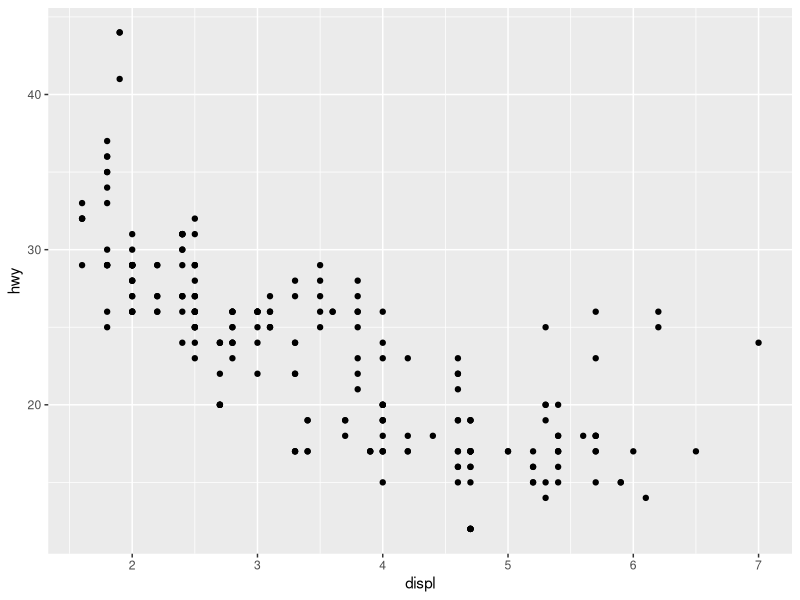
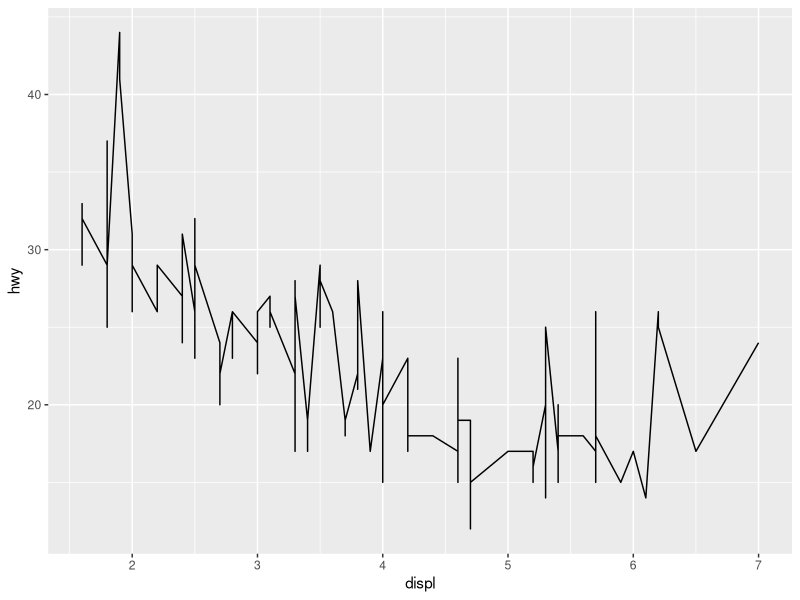
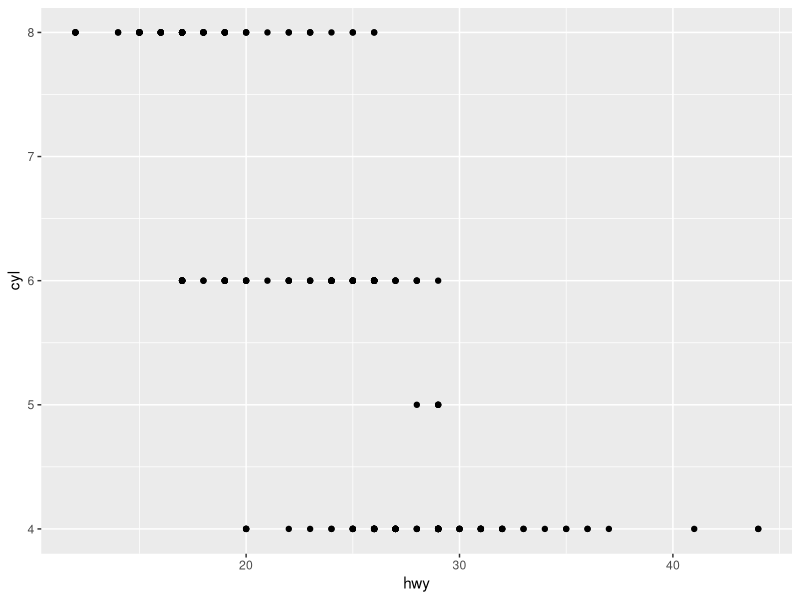
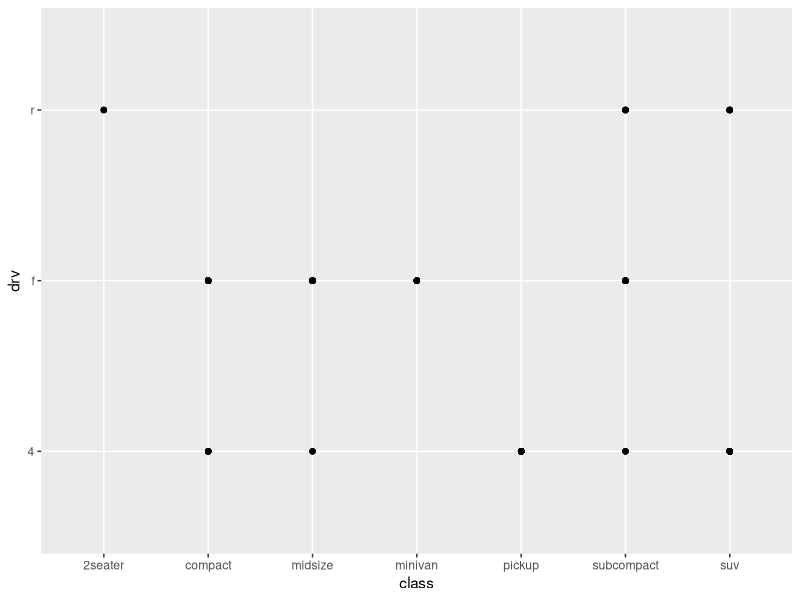
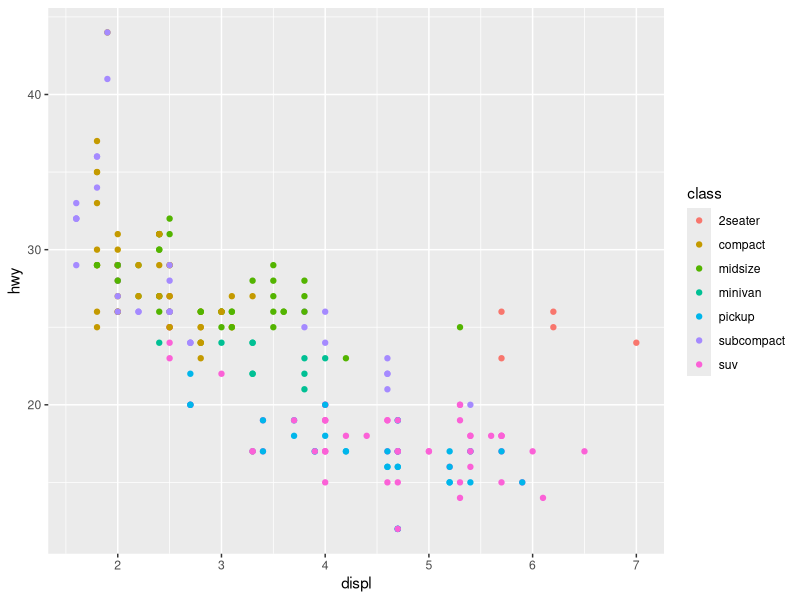
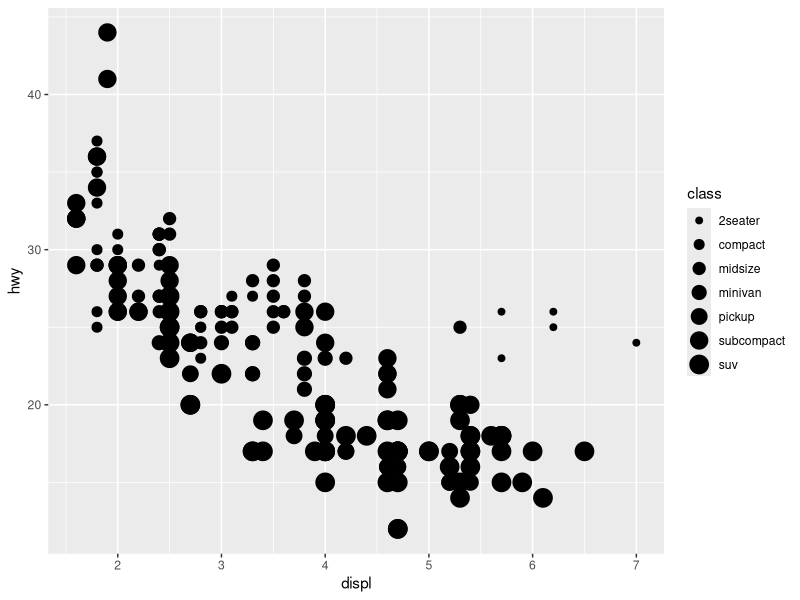
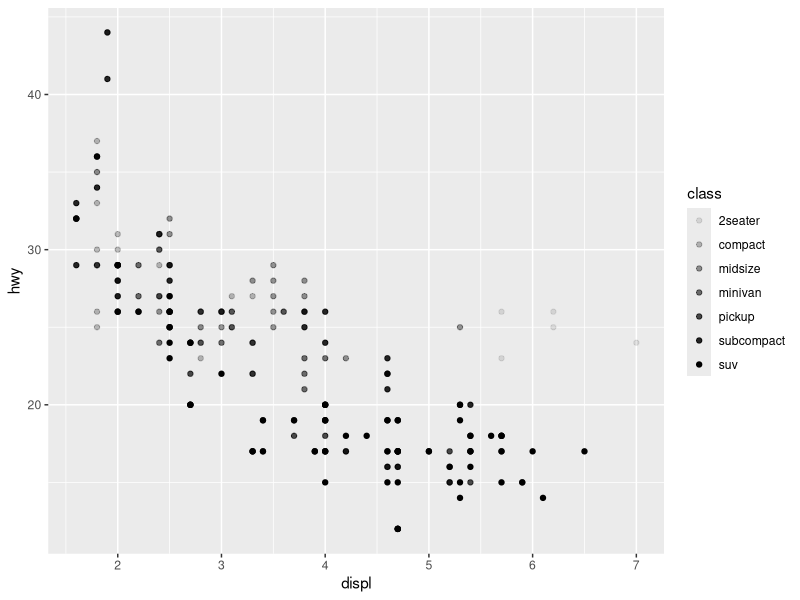
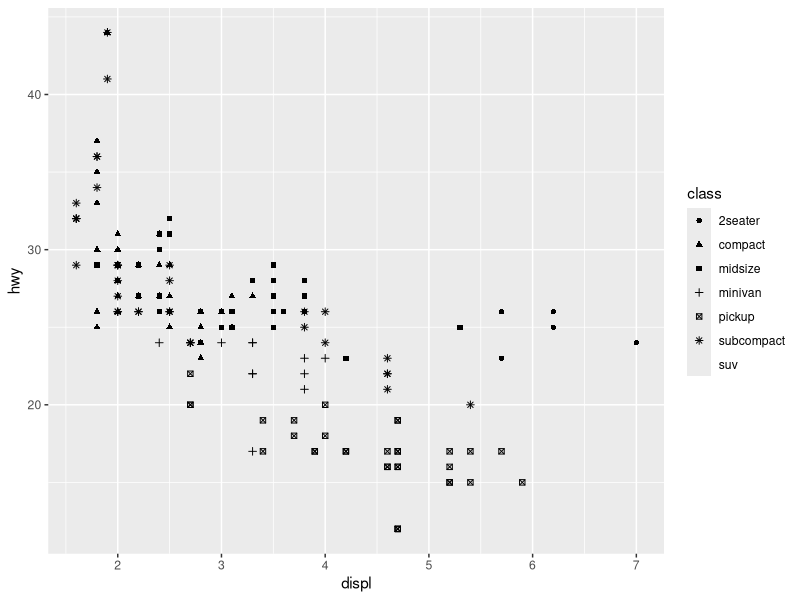

Write R code to recreate these figures, in order. (Note: this script raises an error after producing the figures.)
## ---- chunk 1
knitr::opts_chunk$set(echo = TRUE)
## ---- chunk 2
library(tidyverse)
mpg
#> # A tibble: 234 x 11
#>   manufacturer model displ  year   cyl trans  drv     cty   hwy fl    class
#>   <chr>        <chr> <dbl> <int> <int> <chr>  <chr> <int> <int> <chr> <chr>
#> 1 audi         a4      1.8  1999     4 auto(. f        18    29 p     comp.
#> 2 audi         a4      1.8  1999     4 manua. f        21    29 p     comp.
#> 3 audi         a4      2    2008     4 manua. f        20    31 p     comp.
#> 4 audi         a4      2    2008     4 auto(. f        21    30 p     comp.
#> 5 audi         a4      2.8  1999     6 auto(. f        16    26 p     comp.
#> 6 audi         a4      2.8  1999     6 manua. f        18    26 p     comp.
#> # . with 228 more rows
## ---- chunk 3
ggplot(data = mpg) + 
  geom_point(mapping = aes(x = displ, y = hwy))
ggplot(data = mpg) + 
  geom_line(mapping = aes(x = displ, y = hwy))
#Universal formula: ggplot(data = <DATA>) + <GEOM_FUNCTION>(mapping = aes(<MAPPINGS>))
ggplot(data = mpg)+geom_point(mapping=aes(x=hwy,y=cyl))
ggplot(data = mpg)+geom_point(mapping=aes(x=class,y=drv))

## ---- chunk 4
ggplot(data = mpg) + 
  geom_point(mapping = aes(x = displ, y = hwy, color = class))
ggplot(data = mpg) + 
  geom_point(mapping = aes(x = displ, y = hwy, size = class))
#> Warning: Using size for a discrete variable is not advised.
# Left
ggplot(data = mpg) + 
  geom_point(mapping = aes(x = displ, y = hwy, alpha = class))
# Right
ggplot(data = mpg) + 
  geom_point(mapping = aes(x = displ, y = hwy, shape = class))
## ---- chunk 5
ggplot(data = mpg) + 
  geom_point(mapping = aes(x = displ, y = hwy), color = "blue")
ggplot(data = mpg) + 
  geom_point(mapping = aes(x = displ, y = hwy,color = "green"))
ggplot(data = mpg) + 
  geom_point(mapping = aes(x = displ, y = hwy, color = displ<5))
ggplot(data = mpg) + 
  geom_point(mapping = aes(x = displ, y = hwy, color = cty))
## ---- chunk 6
ggplot(data = mpg) + 
  geom_point(mapping = aes(x = displ, y = hwy)) + 
  facet_wrap(~ class, nrow = 3)
ggplot(data = mpg) + 
  geom_point(mapping = aes(x = displ, y = hwy)) + 
  facet_grid(drv ~ cyl)
ggplot(data = mpg) + 
  geom_point(mapping = aes(x = displ, y = hwy)) + 
  facet_grid(. ~ cyl)

ggplot(data = mpg) + 
  geom_point(mapping = aes(x = displ, y = hwy)) + 
  facet_wrap(~ cty, nrow = 3)

ggplot(data = mpg) + 
  geom_point(mapping = aes(x = drv, y = cyl)) +
  facet_grid(drv ~ cyl)
ggplot(data = mpg) + 
  geom_point(mapping = aes(x = displ, y = hwy)) +
  facet_grid(cyl~drv)
ggplot(data = mpg) + 
  geom_point(mapping = aes(x = displ, y = hwy)) +
  facet_grid(drv~ cyl)
ggplot(data = mpg) + 
  geom_point(mapping = aes(x = displ, y = hwy)) + 
  facet_wrap(~ class, nrow = 2)
## ---- chunk 7
# left
ggplot(data = mpg) + 
  geom_point(mapping = aes(x = displ, y = hwy))
# right
ggplot(data = mpg) + 
  geom_point(mapping = aes(x = displ, y = hwy,color=drv))+
  geom_smooth(mapping = aes(x = displ, y = hwy, linetype = drv,color=drv))
ggplot(data = mpg) + 
  geom_smooth(mapping = aes(x = displ, y = hwy, linetype = drv))


ggplot(data = mpg) +
  geom_smooth(mapping = aes(x = displ, y = hwy))

ggplot(data = mpg) +
  geom_smooth(mapping = aes(x = displ, y = hwy, group = drv))

ggplot(data = mpg) +
  geom_smooth(
    mapping = aes(x = displ, y = hwy, color = drv),
    show.legend = FALSE
  )

ggplot(data = mpg) + 
  geom_point(mapping = aes(x = displ, y = hwy)) +
  geom_smooth(mapping = aes(x = displ, y = hwy))

ggplot(data = mpg, mapping = aes(x = displ, y = hwy)) + 
  geom_point(mapping = aes(color = class)) + 
  geom_smooth()

ggplot(data = mpg, mapping = aes(x = displ, y = hwy,color=drv)) + 
  geom_point(mapping = aes(shape=drv)) + 
  geom_smooth(mapping = aes(linetype=drv))

ggplot(data = mpg, mapping = aes(x = displ, y = hwy)) + 
  geom_point(mapping = aes(color = class)) + 
  geom_smooth()

ggplot(data = mpg, mapping = aes(x = displ, y = hwy)) + 
  geom_point(mapping = aes(color = class)) + 
  geom_smooth(data = filter(mpg, class == "subcompact"), se = FALSE)

ggplot(data = mpg, mapping = aes(x = displ, y = hwy, color = drv)) + 
  geom_point() + 
  geom_smooth(se = FALSE)

ggplot(data = mpg, mapping = aes(x = displ, y = hwy)) + 
  geom_point() + 
  geom_smooth()

ggplot() + 
  geom_point(data = mpg, mapping = aes(x = displ, y = hwy)) + 
  geom_smooth(data = mpg, mapping = aes(x = displ, y = hwy))

ggplot(data = mpg, mapping = aes(x = displ, y = hwy)) + 
  geom_point(mapping = aes(color=drv)) + 
  geom_smooth(mapping = aes(linetype=drv),se=FALSE)

## ---- chunk 8
ggplot(data = diamonds) + 
  geom_bar(mapping = aes(x = cut))
ggplot(data = diamonds) + 
  stat_count(mapping = aes(x = cut))

demo <- tribble(
  ~cut,         ~freq,
  "Fair",       1610,
  "Good",       4906,
  "Very Good",  12082,
  "Premium",    13791,
  "Ideal",      21551
)

ggplot(data = demo) +
  geom_bar(mapping = aes(x = cut, y = freq), stat = "identity")
ggplot(data = demo) +
  geom_col(mapping = aes(x = cut,y=freq),stat="count")#not working
ggplot(data = demo) +
  geom_col(mapping = aes(x = cut,y=freq))
ggplot(data = demo) +
  stat_identity(mapping = aes(x = cut,y=freq))


ggplot(data = diamonds) + 
  geom_bar(mapping = aes(x = cut, y = ..prop.., group = 1))
ggplot(data = diamonds) + 
  stat_summary(
    mapping = aes(x = cut, y = depth),
    fun.ymin = min,
    fun.ymax = max,
    fun.y = median
  )

ggplot(data = diamonds) + 
  geom_pointrange(
    mapping = aes(x = cut, y = depth),
    ymin = min,
    ymax = max,
    y = median
  )

ggplot(data = diamonds) + 
  geom_bar(mapping = aes(x = cut, y = ..prop..))
ggplot(data = diamonds) + 
  geom_bar(mapping = aes(x = cut, fill = color))
ggplot(data = diamonds) + 
  geom_bar(mapping = aes(x = cut, y = ..prop.., group = 1))

## ---- chunk 9
ggplot(data = diamonds) + 
  geom_bar(mapping = aes(x = cut, colour = cut))
ggplot(data = diamonds) + 
  geom_bar(mapping = aes(x = cut, fill = cut))
ggplot(data = diamonds) + 
  geom_bar(mapping = aes(x = cut, fill = clarity))
ggplot(data = diamonds, mapping = aes(x = cut, fill = clarity)) + 
  geom_bar(alpha = 1/5, position = "identity")
ggplot(data = diamonds, mapping = aes(x = cut, colour = clarity)) + 
  geom_bar(fill = NA, position = "identity")
ggplot(data = diamonds) + 
  geom_bar(mapping = aes(x = cut, fill = clarity), position = "fill")
ggplot(data = diamonds) + 
  geom_bar(mapping = aes(x = cut, fill = clarity), position = "dodge")
ggplot(data = mpg) + 
  geom_point(mapping = aes(x = displ, y = hwy), position = "jitter")
ggplot(data = mpg) + 
  geom_point(mapping = aes(x = displ, y = hwy))
ggplot(data = mpg, mapping = aes(x = cty, y = hwy)) + 
  geom_point(position="jitter")

ggplot(data = mpg, mapping = aes(x = cty, y = hwy)) +
  geom_jitter()
ggplot(data = mpg, mapping = aes(x = cty, y = hwy)) +
  geom_count()

ggplot(data = mpg, mapping = aes(x = class, y = hwy)) +
  stat_boxplot()
ggplot(data = mpg, mapping = aes(x = class, y = hwy)) +
  geom_boxplot()
ggplot(data = mpg, mapping = aes(x = class, y = hwy)) +
  geom_boxplot(position="dodge2")




## ---- chunk 10
ggplot(data = mpg, mapping = aes(x = class, y = hwy)) + 
  geom_boxplot()
ggplot(data = mpg, mapping = aes(x = class, y = hwy)) + 
  geom_boxplot() +
  coord_flip()
nz <- map_data("nz")

ggplot(nz, aes(long, lat, group = group)) +
  geom_polygon(fill = "white", colour = "black")

ggplot(nz, aes(long, lat, group = group)) +
  geom_polygon(fill = "white", colour = "black") +
  coord_quickmap()
bar <- ggplot(data = diamonds) + 
  geom_bar(
    mapping = aes(x = cut, fill = cut), 
    show.legend = FALSE,
    width = 1
  ) + 
  theme(aspect.ratio = 1) +
  labs(x = NULL, y = NULL)

bar + coord_flip()
bar + coord_polar()

library(mapproj)

ggplot(data = diamonds) + 
  geom_bar(mapping = aes(x = cut, fill = color)) +
  labs(x="Dimond cut",y="Numbers of each cut") +
  coord_polar()

ggplot(data = diamonds) + 
  geom_bar(mapping = aes(x = cut, fill = color)) +
  coord_polar()

ggplot(data = mpg, mapping = aes(x = cty, y = hwy)) +
  geom_point() + 
  geom_abline() +
  coord_fixed()

ggplot(data = mpg, mapping = aes(x = cty, y = hwy)) +
  geom_point() + 
  geom_abline()

ggplot(nz, aes(long, lat, group = group)) +
  geom_polygon(fill = "white", colour = "black") +
  coord_quickmap()
ggplot(nz, aes(long, lat, group = group)) +
  geom_polygon(fill = "white", colour = "black") +
  coord_map()
